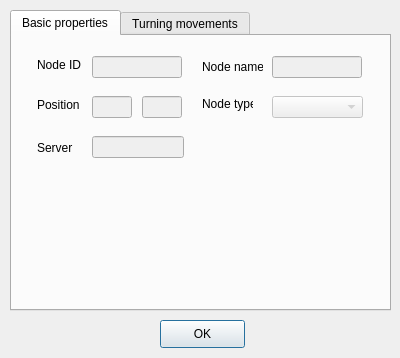
<ui version="4.0" >
 <class>NodeDlg</class>
 <widget class="QDialog" name="NodeDlg" >
  <property name="geometry" >
   <rect>
    <x>0</x>
    <y>0</y>
    <width>400</width>
    <height>358</height>
   </rect>
  </property>
  <property name="windowTitle" >
   <string>Node explore</string>
  </property>
  <property name="windowIcon" >
   <iconset resource="../canvas_qt4.qrc" >:/images/file_explore.png</iconset>
  </property>
  <widget class="QPushButton" name="pushButton" >
   <property name="geometry" >
    <rect>
     <x>160</x>
     <y>320</y>
     <width>85</width>
     <height>28</height>
    </rect>
   </property>
   <property name="text" >
    <string>OK</string>
   </property>
  </widget>
  <widget class="QTabWidget" name="tabWidget" >
   <property name="geometry" >
    <rect>
     <x>10</x>
     <y>10</y>
     <width>381</width>
     <height>301</height>
    </rect>
   </property>
   <property name="currentIndex" >
    <number>0</number>
   </property>
   <widget class="QWidget" name="tab1" >
    <attribute name="title" >
     <string>Basic properties</string>
    </attribute>
    <widget class="QLabel" name="label_5" >
     <property name="geometry" >
      <rect>
       <x>190</x>
       <y>60</y>
       <width>51</width>
       <height>16</height>
      </rect>
     </property>
     <property name="text" >
      <string>Node type</string>
     </property>
    </widget>
    <widget class="QLabel" name="label_2" >
     <property name="geometry" >
      <rect>
       <x>190</x>
       <y>20</y>
       <width>61</width>
       <height>21</height>
      </rect>
     </property>
     <property name="text" >
      <string>Node name</string>
     </property>
    </widget>
    <widget class="QLabel" name="label_3" >
     <property name="geometry" >
      <rect>
       <x>25</x>
       <y>62</y>
       <width>46</width>
       <height>14</height>
      </rect>
     </property>
     <property name="text" >
      <string>Position</string>
     </property>
    </widget>
    <widget class="QComboBox" name="nodeTypeComb" >
     <property name="enabled" >
      <bool>false</bool>
     </property>
     <property name="geometry" >
      <rect>
       <x>260</x>
       <y>60</y>
       <width>91</width>
       <height>22</height>
      </rect>
     </property>
    </widget>
    <widget class="QLineEdit" name="nodeNameText" >
     <property name="enabled" >
      <bool>false</bool>
     </property>
     <property name="geometry" >
      <rect>
       <x>260</x>
       <y>20</y>
       <width>90</width>
       <height>22</height>
      </rect>
     </property>
     <property name="text" >
      <string/>
     </property>
    </widget>
    <widget class="QLineEdit" name="posXText" >
     <property name="enabled" >
      <bool>false</bool>
     </property>
     <property name="geometry" >
      <rect>
       <x>80</x>
       <y>60</y>
       <width>40</width>
       <height>22</height>
      </rect>
     </property>
     <property name="text" >
      <string/>
     </property>
    </widget>
    <widget class="QLineEdit" name="posYText" >
     <property name="enabled" >
      <bool>false</bool>
     </property>
     <property name="geometry" >
      <rect>
       <x>130</x>
       <y>60</y>
       <width>40</width>
       <height>22</height>
      </rect>
     </property>
     <property name="text" >
      <string/>
     </property>
    </widget>
    <widget class="QLineEdit" name="nodeIDtext" >
     <property name="enabled" >
      <bool>false</bool>
     </property>
     <property name="geometry" >
      <rect>
       <x>80</x>
       <y>20</y>
       <width>90</width>
       <height>22</height>
      </rect>
     </property>
     <property name="text" >
      <string/>
     </property>
    </widget>
    <widget class="QLabel" name="label" >
     <property name="geometry" >
      <rect>
       <x>25</x>
       <y>22</y>
       <width>46</width>
       <height>14</height>
      </rect>
     </property>
     <property name="text" >
      <string>Node ID</string>
     </property>
    </widget>
    <widget class="QLabel" name="label_4" >
     <property name="geometry" >
      <rect>
       <x>25</x>
       <y>105</y>
       <width>46</width>
       <height>14</height>
      </rect>
     </property>
     <property name="text" >
      <string>Server</string>
     </property>
    </widget>
    <widget class="QLineEdit" name="nodeIDtext_2" >
     <property name="enabled" >
      <bool>false</bool>
     </property>
     <property name="geometry" >
      <rect>
       <x>80</x>
       <y>100</y>
       <width>92</width>
       <height>22</height>
      </rect>
     </property>
     <property name="text" >
      <string/>
     </property>
    </widget>
   </widget>
   <widget class="QWidget" name="tab2" >
    <attribute name="title" >
     <string>Turning movements</string>
    </attribute>
   </widget>
  </widget>
 </widget>
 <resources>
  <include location="../canvas_qt4.qrc" />
 </resources>
 <connections/>
</ui>
